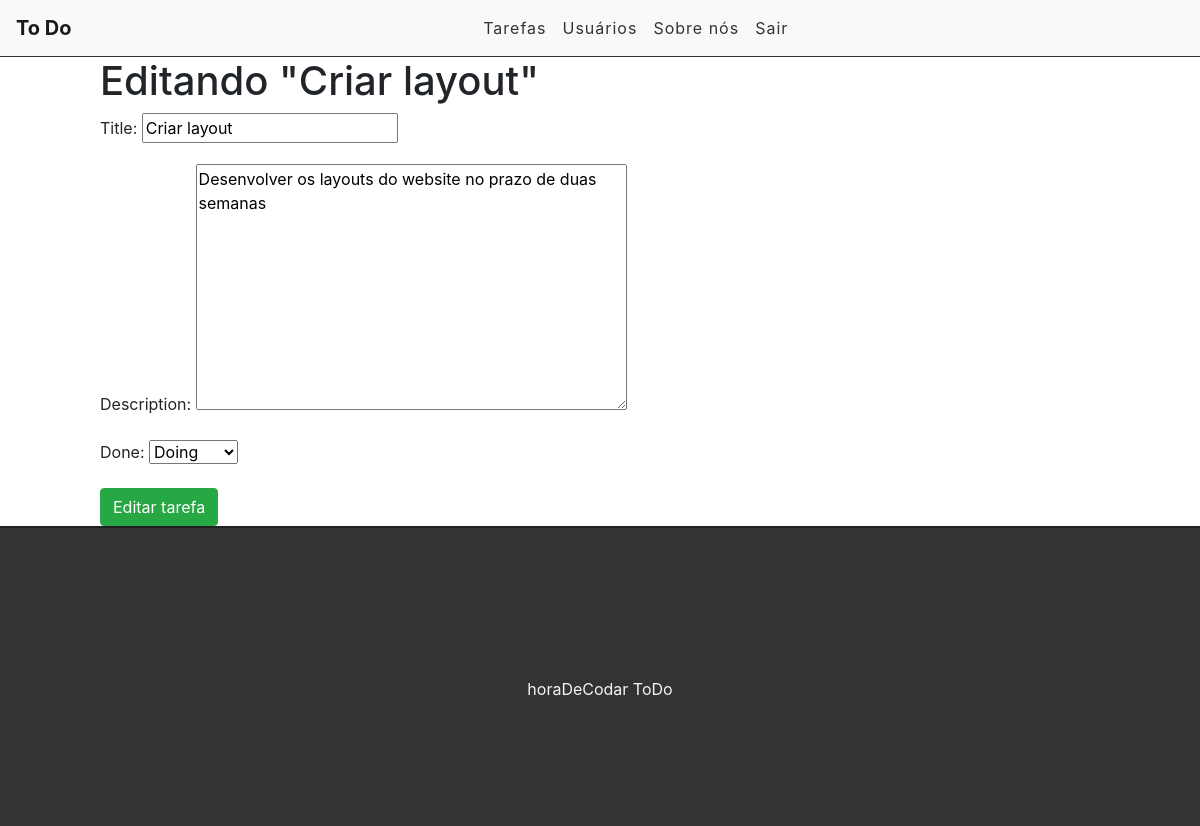
Screenshot of /edit/7 (signed in) with the database file from the repository.
### tasks/models.py (models this page shows, shortened)
class Task(models.Model):
  STATUS = (
    ('doing', 'Doing'),
    ('done', 'Done'),
    )
  title = models.CharField(max_length=255)
  description = models.TextField()
  done = models.CharField(
    max_length = 5,
    choices = STATUS,
  )
  created_at = models.DateTimeField(auto_now_add=True)
  updated_at = models.DateTimeField(auto_now=True)

### tasks/views.py (the view)
# urls.py: path('edit/<int:id>', views.editTask, name='edit-task'),
def editTask(request, id):
    task = get_object_or_404(Task, pk=id)
    form = TaskForm(instance=task)  # reeber o formulario populado
    if(request.method == 'POST'):
        form = TaskForm(request.POST, instance=task)
        if(form.is_valid()):
            task.save()
            return redirect('/')
        else:
            return render(request, 'tasks/edittask.html', {'form': form, 'task': task})
    else:
        return render(request, 'tasks/edittask.html', {'form': form, 'task': task})

### tasks/forms.py
class TaskForm(forms.ModelForm):
  class Meta:
    model = Task
    fields = ('title', 'description', 'done')

### tasks/templates/tasks/edittask.html (shortened to what this page needs)
{% extends 'tasks/base.html' %}
{% block content %}
<div class="offset-1 col-10 list-div">
  <h1>Editando "{{task.title}}"</h1>
  <form method="POST">
    {{ form.as_p }}
    <input type="submit" class="btn btn-success" value="Editar tarefa">
  </form>
  </div>
{% endblock %}

### tasks/static/css/styles.css (style rules this page uses)
.list-div { padding: 0; }

### rows the page displays
Task: title "Criar layout", description "Desenvolver os layouts do website no prazo de duas semanas", done "Doing"
